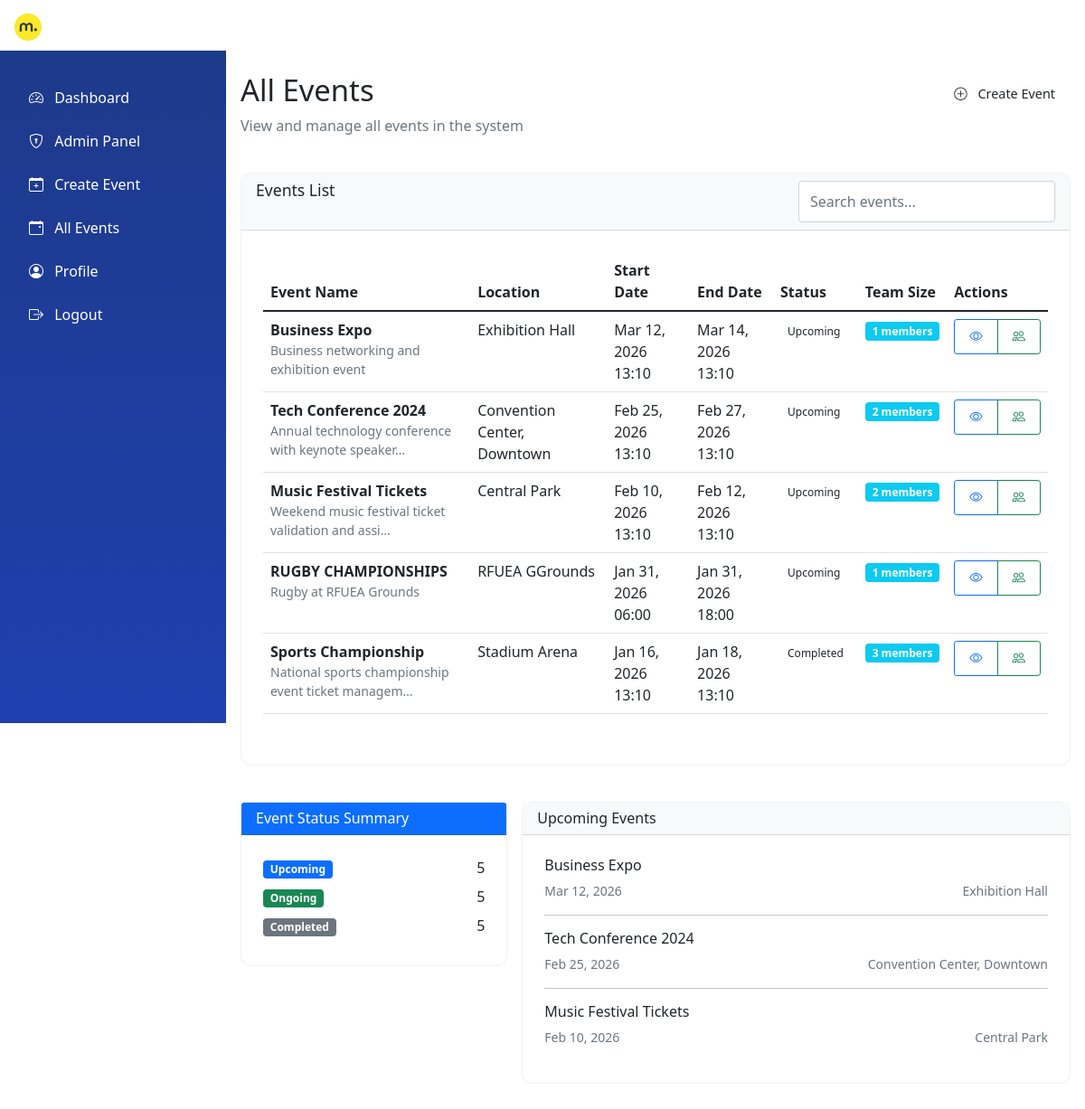
Screenshot of /events/ (signed in) with the database file from the repository.
### events/models.py (models this page shows, shortened)
class Event(models.Model):
    EVENT_STATUS = (
        ('upcoming', 'Upcoming'),
        ('ongoing', 'Ongoing'),
        ('completed', 'Completed'),
        ('cancelled', 'Cancelled'),
    )
    name = models.CharField(max_length=200)
    description = models.TextField()
    location = models.CharField(max_length=200)
    start_date = models.DateTimeField()
    end_date = models.DateTimeField()
    status = models.CharField(max_length=20, choices=EVENT_STATUS, default='upcoming')
    created_by = models.ForeignKey(User, on_delete=models.CASCADE)
    created_at = models.DateTimeField(auto_now_add=True)

### events/views.py (the view)
# urls.py: path('events/', event_views.event_list, name='event_list'),
@login_required
def event_list(request):
    events = Event.objects.all().order_by('-start_date')
    return render(request, 'events/event_list.html', {'events': events})

### templates/events/event_list.html (shortened to what this page needs)
{% extends 'base.html' %}
{% block content %}
<div class="row mb-4">
    <div class="col-12">
        <div class="d-flex justify-content-between align-items-center">
            <h2 class="mookh-text-primary">All Events</h2>
            {% if user.is_staff %}
            <a href="{% url 'create_event' %}" class="btn btn-mookh-primary">
                <i class="bi bi-plus-circle me-2"></i> Create Event
            </a>
            {% endif %}
        </div>
        <p class="text-muted">View and manage all events in the system</p>
    </div>
</div>
<div class="row mb-4">
    <div class="col-12">
        <div class="card">
            <div class="card-header bg-light">
                <div class="row">
                    <div class="col-md-8">
                        <h5 class="mb-0">Events List</h5>
                    </div>
                    <div class="col-md-4">
                        <input type="text" class="form-control" id="searchInput" placeholder="Search events...">
                    </div>
                </div>
            </div>
            <div class="card-body">
                <div class="table-responsive">
                    <table class="table table-hover" id="eventsTable">
                        <thead>
                            <tr>
                                <th>Event Name</th>
                                <th>Location</th>
                                <th>Start Date</th>
                                <th>End Date</th>
                                <th>Status</th>
                                <th>Team Size</th>
                                <th>Actions</th>
                            </tr>
                        </thead>
                        <tbody>
                            {% for event in events %}
                            <tr>
                                <td>
                                    <strong>{{ event.name }}</strong>
                                    {% if event.description %}
                                    <p class="text-muted mb-0 small">{{ event.description|truncatechars:50 }}</p>
                                    {% endif %}
                                </td>
                                <td>{{ event.location|truncatechars:30 }}</td>
                                <td>{{ event.start_date|date:"M d, Y H:i" }}</td>
                                <td>{{ event.end_date|date:"M d, Y H:i" }}</td>
                                <td>
                                    <span class="status-badge status-{{ event.status }}">
                                        {{ event.get_status_display }}
                                    </span>
                                </td>
                                <td>
                                    <span class="badge bg-info">
                                        {{ event.assignments.count }} members
                                    </span>
                                </td>
                                <td>
                                    <div class="btn-group" role="group">
                                        <a href="{% url 'event_detail' event.id %}" class="btn btn-sm btn-outline-primary" title="View">
                                            <i class="bi bi-eye"></i>
                                        </a>
                                        {% if user.is_staff %}
                                        <a href="{% url 'assign_team_members' event.id %}" class="btn btn-sm btn-outline-success" title="Assign Team">
                                            <i class="bi bi-people"></i>
                                        </a>
                                        {% endif %}
                                    </div>
                                </td>
                            </tr>
                            {% endfor %}
                        </tbody>
                    </table>
                </div>
            </div>
        </div>
    </div>
</div>
<div class="row">
    <div class="col-md-4">
        <div class="card">
            <div class="card-header bg-primary text-white">
                <h6 class="mb-0">Event Status Summary</h6>
            </div>
            <div class="card-body">
                <ul class="list-unstyled mb-0">
                    <li class="mb-2">
                        <span class="badge bg-primary">Upcoming</span>
                        <span class="float-end">{{ events|length|default:0 }}</span>
                    </li>
                    <li class="mb-2">
                        <span class="badge bg-success">Ongoing</span>
                        <span class="float-end">{{ events|length|default:0 }}</span>
                    </li>
                    <li class="mb-2">
                        <span class="badge bg-secondary">Completed</span>
                        <span class="float-end">{{ events|length|default:0 }}</span>
                    </li>
                </ul>
            </div>
        </div>
    </div>
    <div class="col-md-8">
        <div class="card">
            <div class="card-header bg-light">
                <h6 class="mb-0">Upcoming Events</h6>
            </div>
            <div class="card-body">
                {% for event in events|slice:":3" %}
                <div class="mb-3">
                    <h6>{{ event.name }}</h6>
                    <div class="d-flex justify-content-between">
                        <small class="text-muted">{{ event.start_date|date:"M d, Y" }}</small>
                        <small class="text-muted">{{ event.location }}</small>
                    </div>
                </div>
                {% if not forloop.last %}<hr>{% endif %}
                {% endfor %}
            </div>
        </div>
    </div>
</div>
{% endblock %}

### templates/base.html (style rules this page uses)
:root { --mookh-primary: #1E3A8A; --mookh-secondary: #3B82F6; --mookh-accent: #10B981; --mookh-light: #F8FAFC; --mookh-dark: #1E293B; --sidebar-width: 250px; --sidebar-collapsed-width: 0px; }
* { box-sizing: border-box; }
html { font-size: 16px; -webkit-text-size-adjust: 100%; }
body { overflow-x: hidden; font-size: 1rem; line-height: 1.5; padding-top: 56px; }
h2 { font-size: calc(1.3rem + 1vw); }
h5 { font-size: 1.1rem; }
h6 { font-size: 1rem; }
.card { border-radius: 12px; border: 1px solid rgba(0,0,0,0.05); transition: all 0.3s ease; margin-bottom: 1rem; }
.card-body { padding: 1.25rem; }
@media (min-width: 768px) { .card-body { padding: 1.5rem; } }
.table-responsive { border-radius: 8px; margin-bottom: 1rem; }
.table { min-width: 600px; }
.status-badge { padding: 0.25rem 0.5rem; font-size: 0.75rem; white-space: nowrap; }
.btn { padding: 0.5rem 1rem; font-size: 0.9rem; }
.form-control, .form-select { font-size: 16px; padding: 0.6rem 0.75rem; }
.row { margin-left: -0.5rem; margin-right: -0.5rem; }
.col, [class*="col-"] { padding-left: 0.5rem; padding-right: 0.5rem; }

### rows the page displays
Event: name "Business Expo", description "Business networking and exhibition event", location "Exhibition Hall", start_date "Mar 12, 2026 13:10", end_date "Mar 14, 2026 13:10", status "Upcoming", assignments.count "1", start_date "Mar 12, 2026"
Event: name "Tech Conference 2024", description "Annual technology conference with keynote speaker…", location "Convention Center, Downtown", start_date "Feb 25, 2026 13:10", end_date "Feb 27, 2026 13:10", status "Upcoming", assignments.count "2", start_date "Feb 25, 2026"
Event: name "Music Festival Tickets", description "Weekend music festival ticket validation and assi…", location "Central Park", start_date "Feb 10, 2026 13:10", end_date "Feb 12, 2026 13:10", status "Upcoming", assignments.count "2", start_date "Feb 10, 2026"
Event: name "RUGBY CHAMPIONSHIPS", description "Rugby at RFUEA Grounds", location "RFUEA GGrounds", start_date "Jan 31, 2026 06:00", end_date "Jan 31, 2026 18:00", status "Upcoming", assignments.count "1"
Event: name "Sports Championship", description "National sports championship event ticket managem…", location "Stadium Arena", start_date "Jan 16, 2026 13:10", end_date "Jan 18, 2026 13:10", status "Completed", assignments.count "3"

### other values shown
{{ events|length|default:0 }} "5"
